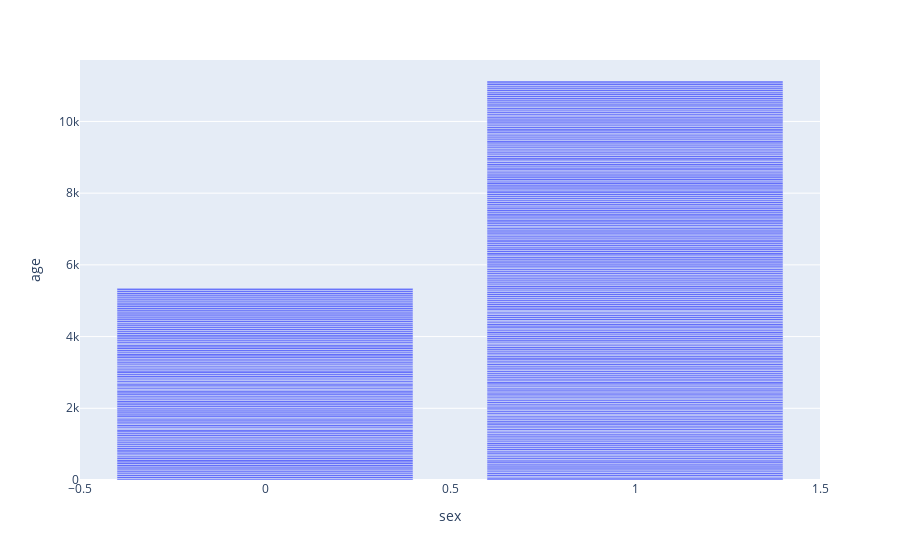

Notebook source saved alongside this figure:
### Code cell
px.bar(df,df['sex'],df['age'])

### Figure 1 — Plotly figure (JSON) as saved in the notebook; plotly's stock layout.template omitted (floating-point values rounded to 4 significant figures; data arrays with more than 128 entries replaced by an {"elided": "..."} marker saying what was removed)
{"data": [{"alignmentgroup": "True", "hovertemplate": "sex=%{x}<br>age=%{y}<extra></extra>", "legendgroup": "", "marker": {"color": "#636efa"}, "name": "", "offsetgroup": "", "orientation": "v", "showlegend": false, "textposition": "auto", "type": "bar", "x": {"elided": "303 int values"}, "xaxis": "x", "y": {"elided": "303 int values"}, "yaxis": "y"}], "layout": {"barmode": "relative", "legend": {"tracegroupgap": 0}, "margin": {"t": 60}, "xaxis": {"anchor": "y", "domain": [0, 1], "title": {"text": "sex"}}, "yaxis": {"anchor": "x", "domain": [0, 1], "title": {"text": "age"}}}}
